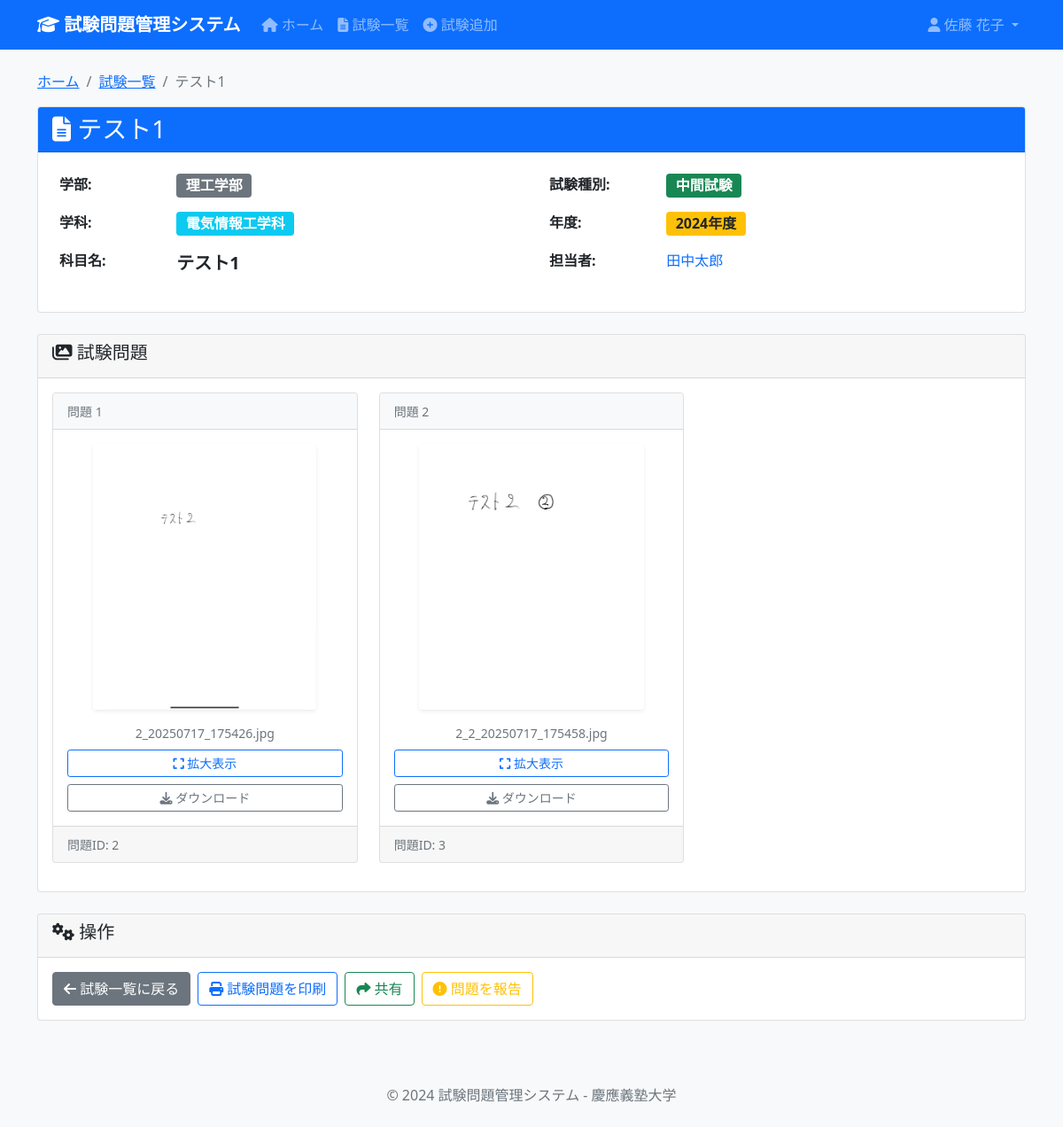
The app's page /exam/28 (signed in) with its own data.
### tables this page shows
CREATE TABLE Faculties (
                faculty_id INTEGER PRIMARY KEY AUTOINCREMENT,
                faculty_name TEXT NOT NULL UNIQUE
            );

CREATE TABLE Departments (
                department_id INTEGER PRIMARY KEY AUTOINCREMENT,
                faculty_id INTEGER NOT NULL,
                department_name TEXT NOT NULL,
                FOREIGN KEY (faculty_id) REFERENCES Faculties(faculty_id),
                UNIQUE(faculty_id, department_name)
            );

CREATE TABLE ExamTypes (
                exam_type_id INTEGER PRIMARY KEY AUTOINCREMENT,
                exam_type_name TEXT NOT NULL UNIQUE
            );

CREATE TABLE Exams (
                exam_id INTEGER PRIMARY KEY AUTOINCREMENT,
                subject_id INTEGER NOT NULL,
                exam_type_id INTEGER NOT NULL,
                exam_year INTEGER NOT NULL,
                instructions TEXT,
                created_by INTEGER,
                created_at DATETIME DEFAULT CURRENT_TIMESTAMP,
                updated_at DATETIME DEFAULT CURRENT_TIMESTAMP,
                FOREIGN KEY (subject_id) REFERENCES Subjects(subject_id),
                FOREIGN KEY (exam_type_id) REFERENCES ExamTypes(exam_type_id),
                FOREIGN KEY (created_by) REFERENCES Users(user_id) ON DELETE SET NULL,
                UNIQUE(subject_id, exam_type_id, exam_year)
            );

CREATE TABLE ExamQuestions (
                question_id INTEGER PRIMARY KEY AUTOINCREMENT,
                exam_id INTEGER NOT NULL,
                picture TEXT,
                FOREIGN KEY (exam_id) REFERENCES Exams(exam_id)
            );

### app.py (the view)
@app.route('/exam/<int:exam_id>')
@login_required
def exam_detail(exam_id: int) -> str:
    cur = get_db().cursor()
    exam = cur.execute('''
        SELECT
            e.exam_id,
            f.faculty_name,
            d.department_name,
            s.subject_name,
            et.exam_type_name,
            e.exam_year,
            e.instructions,
            GROUP_CONCAT(p.professor_name, ', ') AS professors,
            e.created_by
        FROM Exams e
        JOIN Subjects s ON e.subject_id = s.subject_id
        JOIN Departments d ON s.department_id = d.department_id
        JOIN Faculties f ON d.faculty_id = f.faculty_id
        JOIN ExamTypes et ON e.exam_type_id = et.exam_type_id
        LEFT JOIN ExamProfessors ep ON e.exam_id = ep.exam_id
        LEFT JOIN Professors p ON ep.professor_id = p.professor_id
        WHERE e.exam_id = ?
        GROUP BY e.exam_id, f.faculty_name, d.department_name, s.subject_name, et.exam_type_name, e.exam_year, e.instructions, e.created_by
    ''', (exam_id,)).fetchone()
    if exam is None:
        flash('指定された試験が見つかりません', 'error')
        return redirect(url_for('exams'))
    questions = cur.execute('''
        SELECT question_id, picture FROM ExamQuestions WHERE exam_id = ?
    ''', (exam_id,)).fetchall()
    return render_template('exams/detail.html', exam=exam, questions=questions)

### app.py (called while the page is built)
def get_db() -> sqlite3.Connection:
    db = getattr(g, '_database', None)
    if db is None:
        db = g._database = sqlite3.connect(DATABASE)
        db.execute('PRAGMA foreign_keys = ON')
        db.row_factory = sqlite3.Row
    return db

@app.teardown_appcontext
def close_connection(exception: Optional[BaseException]) -> None:
    db = getattr(g, '_database', None)
    if db is not None:
        db.close()

def login_required(f):
    @wraps(f)
    def decorated_function(*args, **kwargs):
        if 'user_id' not in session:
            return redirect(url_for('login'))
        return f(*args, **kwargs)
    return decorated_function

### templates/exams/detail.html (shortened to what this page needs)
{% extends "base.html" %}
{% block content %}
<nav aria-label="breadcrumb">
    <ol class="breadcrumb">
        <li class="breadcrumb-item"><a href="{{ url_for('index') }}">ホーム</a></li>
        <li class="breadcrumb-item"><a href="{{ url_for('exams') }}">試験一覧</a></li>
        <li class="breadcrumb-item active">{{ exam[3] }}</li>
    </ol>
</nav>
<div class="row mb-4">
    <div class="col-12">
        <div class="card">
            <div class="card-header bg-primary text-white">
                <h3 class="card-title mb-0">
                    <i class="fas fa-file-alt"></i> {{ exam[3] }}
                </h3>
            </div>
            <div class="card-body">
                <div class="row">
                    <div class="col-md-6">
                        <table class="table table-borderless">
                            <tbody>
                                <tr>
                                    <th class="w-25">学部:</th>
                                    <td><span class="badge bg-secondary fs-6">{{ exam[1] }}</span></td>
                                </tr>
                                <tr>
                                    <th>学科:</th>
                                    <td><span class="badge bg-info fs-6">{{ exam[2] }}</span></td>
                                </tr>
                                <tr>
                                    <th>科目名:</th>
                                    <td><strong class="fs-5">{{ exam[3] }}</strong></td>
                                </tr>
                            </tbody>
                        </table>
                    </div>
                    <div class="col-md-6">
                        <table class="table table-borderless">
                            <tbody>
                                <tr>
                                    <th class="w-25">試験種別:</th>
                                    <td><span class="badge bg-success fs-6">{{ exam[4] }}</span></td>
                                </tr>
                                <tr>
                                    <th>年度:</th>
                                    <td><span class="badge bg-warning text-dark fs-6">{{ exam[5] }}年度</span></td>
                                </tr>
                                <tr>
                                    <th>担当者:</th>
                                    <td>
                                        {% if exam[7] %}
                                            <span class="text-primary">{{ exam[7] }}</span>
                                        {% else %}
                                            <span class="text-muted">未設定</span>
                                        {% endif %}
                                    </td>
                                </tr>
                            </tbody>
                        </table>
                    </div>
                </div>
            </div>
        </div>
    </div>
</div>
<div class="row mb-4">
    <div class="col-12">
        <div class="card">
            <div class="card-header">
                <h5><i class="fas fa-images"></i> 試験問題</h5>
            </div>
            <div class="card-body">
                {% if questions %}
                    <div class="row">
                        {% for question in questions %}
                        <div class="col-md-6 col-lg-4 mb-3">
                            <div class="card h-100">
                                <div class="card-header bg-light">
                                    <small class="text-muted">問題 {{ loop.index }}</small>
                                </div>
                                <div class="card-body text-center">
                                    {% if question.picture %}
                                        {% set file_path = url_for('uploaded_file', filename=question.picture) %}
                                        {% set file_extension = question.picture.split('.')[-1].lower() %}
                                        {% if file_extension == 'pdf' %}
                                            <div class="mb-3">
                                                <i class="fas fa-file-pdf fa-4x text-danger mb-2"></i>
                                                <p class="small text-muted mb-2">{{ question.picture }}</p>
                                            </div>
                                            <div class="d-grid gap-2">
                                                <a href="{{ file_path }}" target="_blank" class="btn btn-outline-danger btn-sm">
                                                    <i class="fas fa-eye"></i> PDFを開く
                                                </a>
                                                <a href="{{ file_path }}" download class="btn btn-outline-primary btn-sm">
                                                    <i class="fas fa-download"></i> ダウンロード
                                                </a>
                                            </div>
                                        {% elif file_extension in ['png', 'jpg', 'jpeg', 'gif', 'bmp', 'tiff'] %}
                                            <div class="mb-3">
                                                <img src="{{ file_path }}"
                                                     class="img-fluid rounded shadow-sm"
                                                     alt="試験問題画像"
                                                     style="max-height: 300px; cursor: pointer;"
                                                     onclick="openImageModal('{{ file_path }}', '{{ exam[3] }} - 問題{{ loop.index }}')">
                                            </div>
                                            <p class="small text-muted mb-2">{{ question.picture }}</p>
                                            <div class="d-grid gap-2">
                                                <button class="btn btn-outline-primary btn-sm"
                                                        onclick="openImageModal('{{ file_path }}', '{{ exam[3] }} - 問題{{ loop.index }}')">
                                                    <i class="fas fa-expand"></i> 拡大表示
                                                </button>
                                                <a href="{{ file_path }}" download class="btn btn-outline-secondary btn-sm">
                                                    <i class="fas fa-download"></i> ダウンロード
                                                </a>
                                            </div>
                                        {% endif %}
                                    {% else %}
                                        <div class="text-center p-4">
                                            <i class="fas fa-file-image fa-3x text-muted mb-3"></i>
                                            <p class="text-muted">ファイルが設定されていません</p>
                                        </div>
                                    {% endif %}
                                </div>
                                <div class="card-footer">
                                    <small class="text-muted">問題ID: {{ question.question_id }}</small>
                                </div>
                            </div>
                        </div>
                        {% endfor %}
                    </div>
                {% else %}
                    <div class="alert alert-info">
                        <i class="fas fa-info-circle"></i>
                        この試験には問題画像が登録されていません。
                    </div>
                {% endif %}
            </div>
        </div>
    </div>
</div>
<div class="row">
    <div class="col-12">
        <div class="card">
            <div class="card-header">
                <h5><i class="fas fa-cogs"></i> 操作</h5>
            </div>
            <div class="card-body">
                <div class="d-flex flex-wrap gap-2">
                    <a href="{{ url_for('exams') }}" class="btn btn-secondary">
                        <i class="fas fa-arrow-left"></i> 試験一覧に戻る
                    </a>
                    <button class="btn btn-outline-primary" onclick="printExamQuestions()">
                        <i class="fas fa-print"></i> 試験問題を印刷
                    </button>
                    <button class="btn btn-outline-success" onclick="shareExam()">
                        <i class="fas fa-share"></i> 共有
                    </button>
                    <button class="btn btn-outline-warning" onclick="reportIssue()">
                        <i class="fas fa-exclamation-circle"></i> 問題を報告
                    </button>
                </div>
            </div>
        </div>
    </div>
</div>
{% endblock %}

### templates/base.html (style rules this page uses)
body { background-color: #f8f9fa; }

### templates/exams/detail.html (style rules this page uses)
img[onclick] { transition: transform 0.2s ease-in-out; }

### records on screen
Faculties: faculty_name "理工学部"
Departments: department_name "電気情報工学科"
ExamTypes: exam_type_name "中間試験"
Exams: exam_year "2024"
ExamQuestions: shows a picture, picture "2_20250717_175426.jpg", question_id "2"
ExamQuestions: shows a picture, picture "2_2_20250717_175458.jpg", question_id "3"

### other values on screen
{{ session.full_name }} "佐藤 花子"
{{ exam[3] }} "テスト1"
{{ exam[7] }} "田中太郎"
